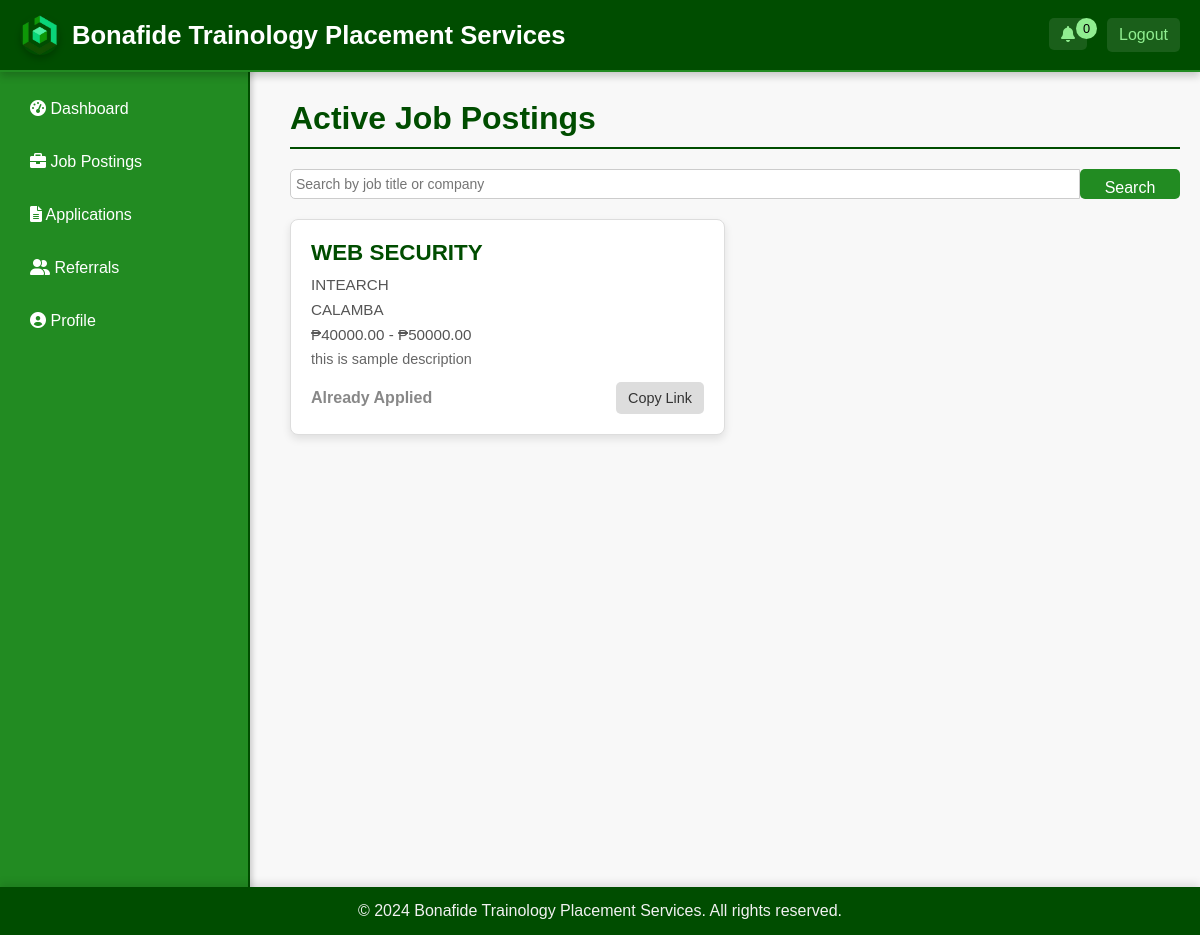
Screenshot of /applicant/view_job.php (signed in) with the database file from the repository.
### tables this page shows
CREATE TABLE `job_postings` (
  `job_id` int(11) NOT NULL,
  `job_title` varchar(100) NOT NULL,
  `company` varchar(255) NOT NULL,
  `location` varchar(255) DEFAULT NULL,
  `min_salary` decimal(10,2) DEFAULT NULL,
  `max_salary` decimal(10,2) DEFAULT NULL,
  `description` text DEFAULT NULL,
  `openings` int(11) DEFAULT NULL,
  `created_by` int(11) DEFAULT NULL,
  `deadline` date NOT NULL,
  `status` enum('DRAFT','ACTIVE','ARCHIVED') DEFAULT 'DRAFT',
  `filled_date` datetime DEFAULT NULL,
  `created_at` datetime NOT NULL DEFAULT current_timestamp(),
  `has_questionnaire` tinyint(1) DEFAULT 0
);

### applicant/view_job.php (the view, shortened to what this page needs)
<?php
include 'header.php';
include 'sidebar.php';;
$user_id = $_SESSION['user_id'];
$search_term = isset($_GET['search']) ? '%' . $_GET['search'] . '%' : '%';
$sql = "
    SELECT jp.*
    FROM job_postings jp
    LEFT JOIN applications a ON jp.job_id = a.job_id
    AND a.profile_id = (SELECT profile_id FROM profiles WHERE user_id = ?)
    WHERE (a.application_status != 'REJECTED' OR a.application_status IS NULL)
    AND jp.status = 'ACTIVE'
    AND (jp.job_title LIKE ? OR jp.company LIKE ?)
    ORDER BY jp.created_at DESC
";
$stmt = $conn->prepare($sql);
$stmt->bind_param('iss', $user_id, $search_term, $search_term);
$stmt->execute();
$result = $stmt->get_result();
?>
<!DOCTYPE html>
<html lang="en">
<head>
    <link rel="stylesheet" href="applicant_styles.css">
</head>
<body class="view_job-main-content">
    <div class="wrapper">
        <div class="view_job-container">
            <h2>Active Job Postings</h2>
            <form method="GET" action="view_job.php" class="search-bar">
                <input type="text" name="search" placeholder="Search by job title or company"
                    value="<?php echo isset($_GET['search']) ? htmlspecialchars($_GET['search']) : ''; ?>">
                <button type="submit">Search</button>
            </form>
            <?php if ($result->num_rows > 0): ?>
                <div class="job-cards">
                    <?php while ($row = $result->fetch_assoc()):
                        $job_id = $row['job_id'];
                        $application_check_sql = "SELECT application_id, application_status FROM applications
                                                  WHERE job_id = '$job_id' AND profile_id =
                                                  (SELECT profile_id FROM profiles WHERE user_id = '$user_id')
                                                  AND application_status != 'WITHDRAWN'";
                        $application_check_result = $conn->query($application_check_sql);
                        $already_applied = $application_check_result->num_rows > 0;
                        $share_link = "http://" . $_SERVER['HTTP_HOST'] . "/bonafide-final/applicant/view_job.php?job_id=" . $job_id;
                    ?>
                        <div class="job-card">
                            <h3><?php echo htmlspecialchars($row['job_title']); ?></h3>
                            <div class="company"><?php echo htmlspecialchars($row['company']); ?></div>
                            <div class="location"><?php echo htmlspecialchars($row['location']); ?></div>
                            <div class="salary">₱<?php echo htmlspecialchars($row['min_salary']); ?> - ₱<?php echo htmlspecialchars($row['max_salary']); ?></div>
                            <p class="description"><?php echo htmlspecialchars($row['description']); ?></p>
                            <div class="details">
                                <div>
                                    <?php if ($already_applied): ?>
                                        <span class="already-applied">Already Applied</span>
                                    <?php else: ?>
                                        <a href="apply_job.php?job_id=<?php echo $row['job_id']; ?>" class="apply-btn">Apply Now</a>
                                    <?php endif; ?>
                                </div>
                                <button onclick="copyToClipboard('<?php echo $share_link; ?>')" class="copy-link-btn">Copy Link</button>
                            </div>
                        </div>
                    <?php endwhile; ?>
                </div>
            <?php else: ?>
                <p>No active job postings at the moment.</p>
            <?php endif; ?>
        </div>
    </div>
    <div style="height: 500px;"></div>
</body>
<?php include 'footer.php'; ?>
</html>

### applicant/applicant_styles.css (style rules this page uses)
* { margin: 0; padding: 0; box-sizing: border-box; font-family: Arial, sans-serif; }
body { display: flex; flex-direction: column; background-color: #f0f4f7; color: #333; }
.view_job-main-content { margin-top: 100px; margin-left: 270px; padding: 0 20px; background-color: #f8f8f8; color: #333; flex: 1; }
html, body { margin: 0; padding: 0; display: flex; flex-direction: column; min-height: 100vh; font-family: Arial, sans-serif; }
.wrapper { display: flex; flex-direction: column; flex: 1; }
.view_job-container h2 { color: #004d00; font-size: 2em; margin-bottom: 20px; border-bottom: 2px solid #004d00; padding-bottom: 10px; flex: 1; }
.view_job-container .search-bar { display: flex; margin-bottom: 20px; }
.view_job-container .search-bar input[type="text"] { flex: 1; padding: 5px; border: 1px solid #ccc; border-radius: 5px 0 0 5px; font-size: 14px; min-width: 150px; }
.view_job-container .search-bar button { padding: 5px 10px; border: none; background-color: #004d00; color: white; border-radius: 0 5px 5px 0; cursor: pointer; font-size: 14px; transition: background-color 0.3s; height: 30px; min-width: 70px; max-width: 100px; }
.view_job-container input[type="text"] { width: 300px; padding: 10px; border: 1px solid #ddd; border-radius: 5px; font-size: 1em; }
.view_job-container button[type="submit"] { background-color: #228B22; color: white; padding: 10px 20px; border: none; border-radius: 5px; font-size: 1em; cursor: pointer; transition: background-color 0.3s; }
.job-cards { display: grid; grid-template-columns: repeat(2, 1fr); gap: 20px; margin-top: 20px; }
.job-card { background-color: white; border: 1px solid #ddd; border-radius: 8px; padding: 20px; box-shadow: 0 4px 8px rgba(0, 0, 0, 0.1); transition: box-shadow 0.3s; }
.job-card h3 { color: #004d00; font-size: 1.4em; margin-bottom: 10px; }
.job-card .company, .job-card .location, .job-card .salary { font-size: 0.95em; color: #555; margin-bottom: 8px; }
.job-card .description { font-size: 0.9em; color: #666; margin-bottom: 15px; }
.job-card .details { display: flex; justify-content: space-between; align-items: center; margin-top: 10px; }
.job-card .apply-btn, .job-card .copy-link-btn { padding: 8px 12px; font-size: 0.9em; border-radius: 5px; cursor: pointer; transition: background-color 0.3s; text-decoration: none; display: inline-block; text-align: center; }
.copy-link-btn { background-color: #ddd; color: #333; border: none; }
.job-card .already-applied { color: #888; font-weight: bold; }
button[type="submit"] { width: 100%; padding: 12px; background-color: #228B22; color: white; border: none; border-radius: 5px; font-size: 1em; cursor: pointer; transition: background-color 0.3s; }

### rows the page displays
job_postings: job_title "WEB SECURITY", company "INTEARCH", location "CALAMBA", min_salary "40000.00", max_salary "50000.00", description "this is sample description"

### other values shown
$unread_count "0"
